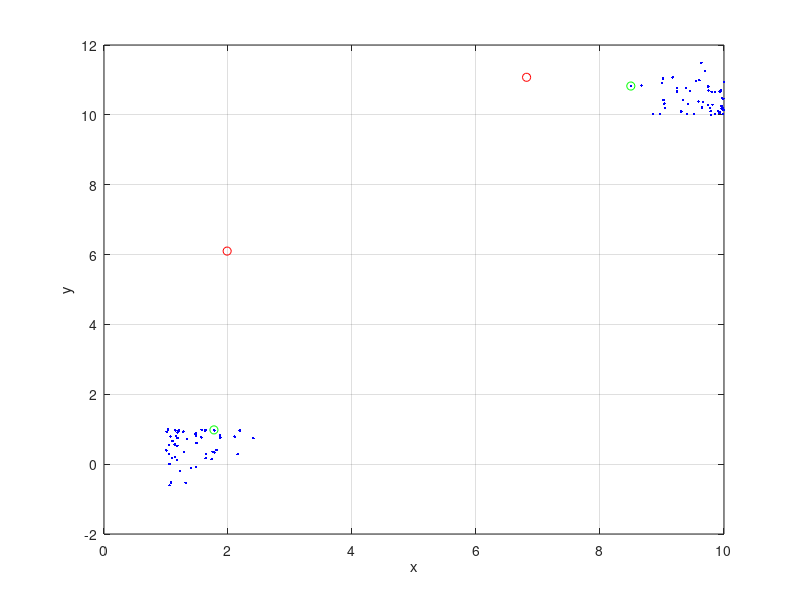
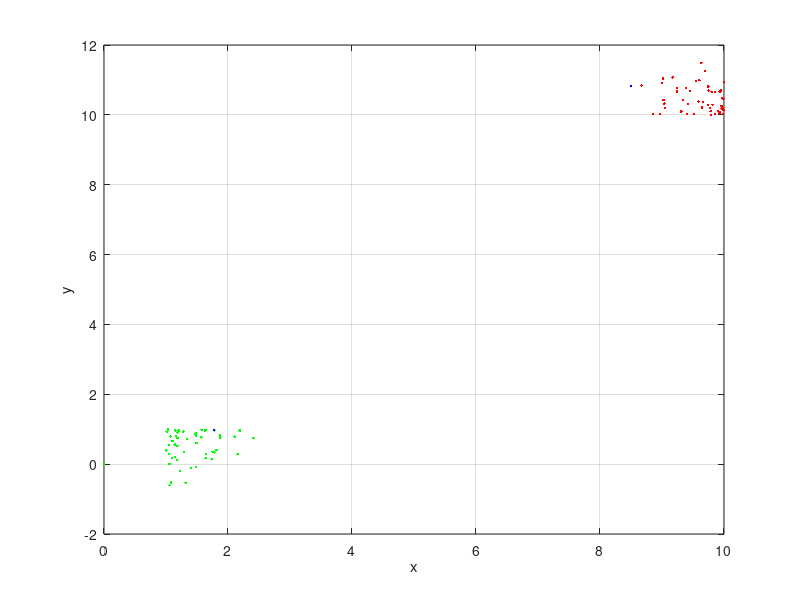

The MATLAB script that drew these images, in order:
clc,close all,clear all

% Number of clusters this is given information
Ncl = 2; 

x1center  = 1;
y1center  = 1;
x2center  = 10;
y2center  = 10;




N = 100;
x = zeros(N,1);
y = zeros(N,1);
lc1 = zeros(N,1);
lc2 = zeros(N,1);



for i=1:N    
    if mod(i,2)==0 
        x(i) = x1center + 2*rand*sin(rand) ;
        y(i) = x1center - 2*rand*sin(rand);
    else
        x(i) = x2center - 2*rand*sin(rand) ;
        y(i) = x2center + 2*rand*sin(rand) ;      
    end
    
end


figure (1)
plot(x,y,'b.')
xlabel('x')
xlabel('y')
grid on


while(true)
xc1 = max(x)*rand;
yc1 = max(y)*rand;
xc2 = max(x)*rand;
yc2 = max(y)*rand;

for i=1:length(x)
    lc1(i) = sqrt( (xc1 - x(i)).^2 + ( yc1 - y(i)).^2  );
    lc2(i) = sqrt( (xc2 - x(i)).^2 + ( yc2 - y(i)).^2  );
end

 if lc1(1)*lc2(1)< 0.5*max(x).^2 break;
 end

end



hold on
plot(xc1,yc1,'ro')
hold on
plot(xc2,yc2,'ro')
xlabel('x')
ylabel('y')


% Calculation the lengths
% for 1 center
lc1 = zeros(N,1);
lc2 = zeros(N,1);

k = 0;
while (true)
k = k+1

for i=1:length(x)
    lc1(i) = sqrt( (xc1 - x(i)).^2 + ( yc1 - y(i)).^2  );
    lc2(i) = sqrt( (xc2 - x(i)).^2 + ( yc2 - y(i)).^2  );
end



[M1,I1] = min(lc1)
[M2,I2] = min(lc2)

xc1_new = x(I1);
xc2_new = x(I2);

yc1_new = y(I1);
yc2_new = y(I2);


if  ((xc1_new - xc1)< 0.01  && (xc2_new - xc2)< 0.01 && (yc1_new - yc1)< 0.1  && (yc2_new - yc2)< 0.1 )  break;
end

xc1 = xc1_new;
xc2 = xc2_new;

yc1 = yc1_new;
yc2 = yc2_new;

end

hold on
plot(xc1,yc1,'go')
hold on
plot(xc2,yc2,'go')
xlabel('x')
ylabel('y')


x1 = zeros(N,1);
y1 = zeros(N,1);
x2 = zeros(N,1);
y2 = zeros(N,1);


% Changing Color For clusters
for i = 1:N
    if (lc1(i)< 2)
        x1(i) = x(i); y1(i) = y(i);
    else
        x2(i) = x(i); y2(i) = y(i);
    end
end

figure(3)
plot(x1,y1,'r.')
grid on
hold on
plot(x2,y2,'g.')
xlabel('x')
ylabel('y')
grid on
hold on
plot(xc1,yc1,'b.')
hold on
plot(xc2,yc2,'b.')







